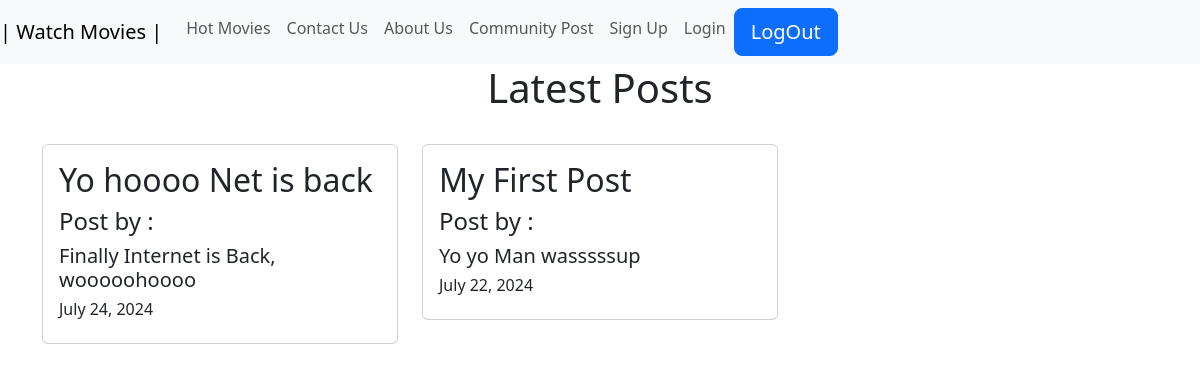
Page /post/ on the earlier database version.
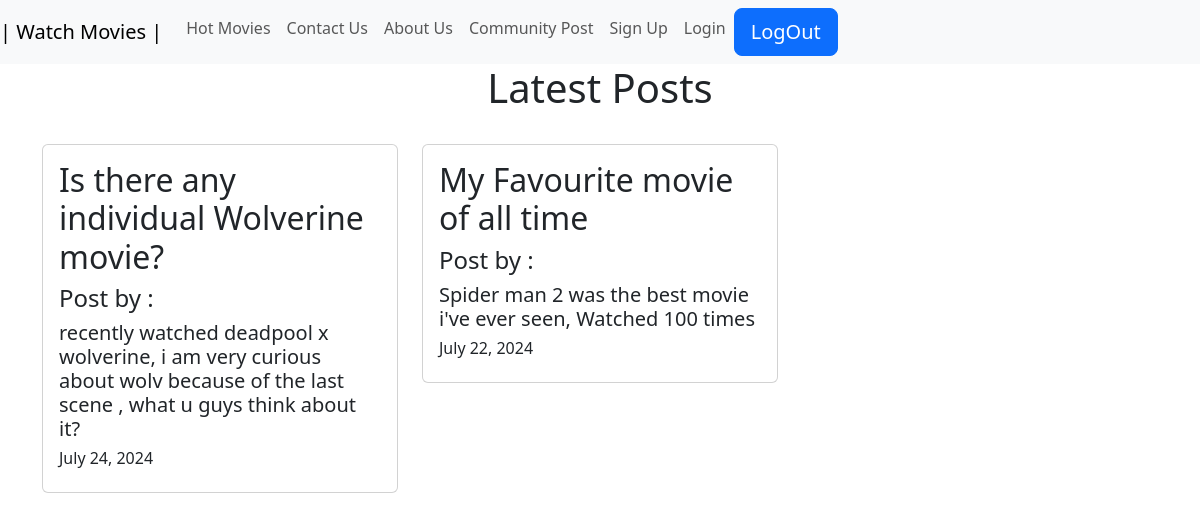
Same page on the later database version.
### community/models.py (models this page shows, shortened)
class Posts(models.Model):
    title = models.CharField(max_length=255)
    message = models.TextField()
    slug = models.SlugField()
    date = models.DateField()
    banner = models.ImageField(default='fallback.png', blank=True)

### community/views.py (the view)
# urls.py: path('post/', include('community.urls')),
def community(request):
      posts = Posts.objects.all().order_by('-date')
      return render(request, 'post4/post.html',{'posts': posts})

### community/templates/post4/post.html (shortened to what this page needs)
{% extends "layout.html" %} {% block title %} community Post {% endblock %}
{% block content %}
<!DOCTYPE html>
<html lang="en">
  <head>
    <link
      href="https://cdn.jsdelivr.net/npm/bootstrap@5.3.3/dist/css/bootstrap.min.css"
      rel="stylesheet"
    />
  </head>
  <body>
     <div class="container">
   <h1 class="text-center">Latest  Posts </h1>
      <br />
      <div class="row">
        {% for posts in posts %}
        <div class="col-md-6 col-lg-4 mb-4">
          <div class="card">
            <div class="card-body">
              <h2 class="card-title">
                {{ posts.title }}
              </h2>
              <h4 class="card-title">Post by :</h4>
              <h5 class="card-title">{{posts.message}}</h5>
              <h6 class="card-title">{{posts.date}}</h6>
            </div>
          </div>
        </div>
        {% endfor %}
      </div>
    </div>
  </body>
</html>{% endblock %}

Differences in the rows shown:
changed Posts: title "Yo hoooo Net is back" → "Is there any individual Wolverine movie?"; message "Finally Internet is Back, wooooohoooo" → "recently watched deadpool x wolverine, i am very curious about wolv because of the last scene , what u guys think about it?"
changed Posts: title "My First Post" → "My Favourite movie of all time"; message "Yo yo Man wasssssup" → "Spider man 2 was the best movie i've ever seen, Watched 100 times"
